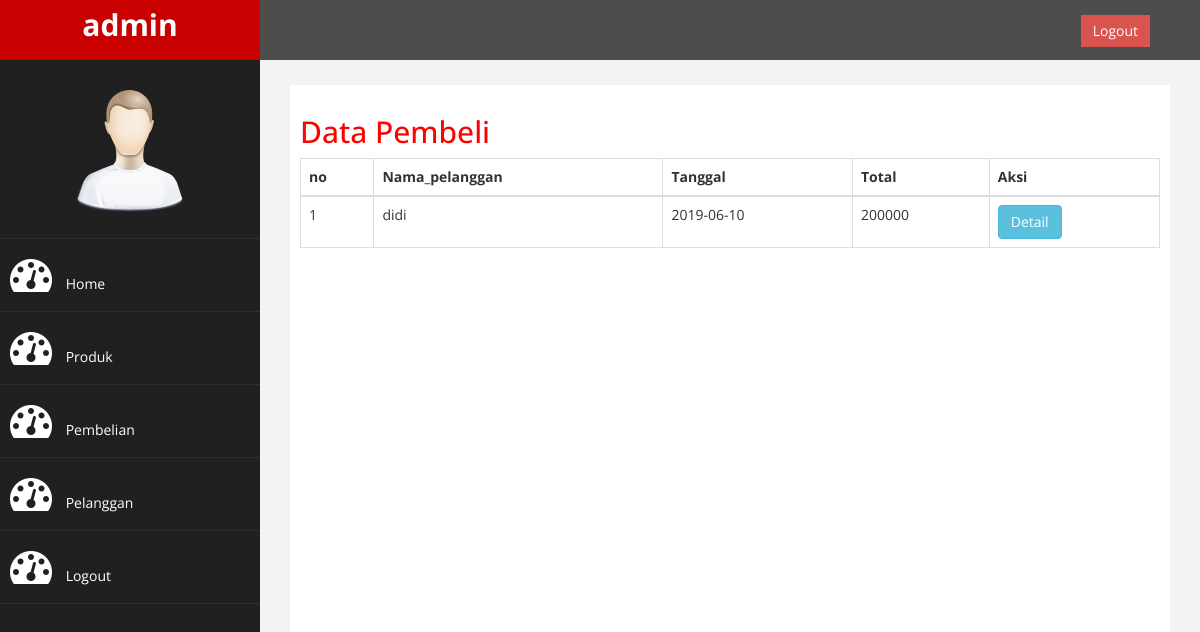
Page /admin/index.php?halaman=pembelian (signed in) on the committed database.
### tables this page shows
CREATE TABLE `pembelian` (
  `id_pembelian` int(11) NOT NULL,
  `id_pelanggan` int(11) NOT NULL,
  `id_ongkir` int(11) NOT NULL,
  `tanggal_pembelian` date NOT NULL,
  `total_pembelian` int(11) NOT NULL
);

CREATE TABLE `pelanggan` (
  `id_pelanggan` int(11) NOT NULL,
  `email_pelanggan` varchar(100) NOT NULL,
  `password_pelanggan` varchar(50) NOT NULL,
  `nama_pelanggan` varchar(100) NOT NULL,
  `telepon_pelanggan` varchar(25) NOT NULL
);

### admin/pembelian.php (the view)
<h2>Data Pembeli</h2>
<table class="table table-bordered">
	<thead>
		<tr>
			<th>no</th>
			<th>Nama_pelanggan</th>
			<th>Tanggal</th>
			<th>Total</th>
			<th>Aksi</th>
		</tr>
	</thead>
	<tbody>
		<?php $nomor=1; ?>
		<?php $ambil=$koneksi->query("SELECT * FROM pembelian join pelanggan on pembelian.id_pelanggan=pelanggan.id_pelanggan");?>
		<?php while ($pecah = $ambil->fetch_assoc()) { ?>
		<tr>
		<td><?php echo $nomor; ?></td>
		<td><?php echo $pecah['nama_pelanggan'] ?></td>
		<td><?php echo $pecah['tanggal_pembelian'] ?></td>
		<td><?php echo $pecah['total_pembelian'] ?></td>
		<td>
			<a href="index.php?halaman=detail&id=<?php echo $pecah['id_pembelian'];?>" class ="btn btn-info"> Detail</a>
		</td>
		</tr>
		<?php $nomor++; ?>
		<?php } ?>
	</tbody>
</table>

### admin/assets/css/custom.css (style rules this page uses)
body { font-family: 'Open Sans', sans-serif; }
h2 { color: #f00; }

### rows in the picture
pembelian: id_pelanggan.nama_pelanggan "didi", tanggal_pembelian "2019-06-10", total_pembelian "200000"
